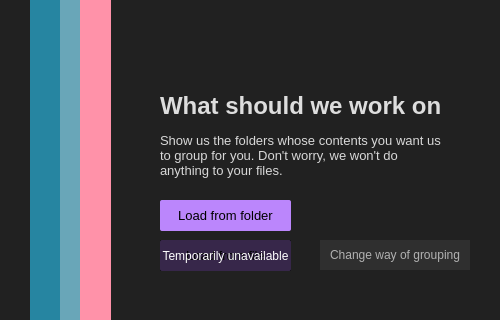
<?xml version="1.0" encoding="UTF-8"?>
<ui version="4.0">
 <class>WelcomeView</class>
 <widget class="QWidget" name="WelcomeView">
  <property name="geometry">
   <rect>
    <x>0</x>
    <y>0</y>
    <width>500</width>
    <height>320</height>
   </rect>
  </property>
  <property name="sizePolicy">
   <sizepolicy hsizetype="Fixed" vsizetype="Fixed">
    <horstretch>0</horstretch>
    <verstretch>0</verstretch>
   </sizepolicy>
  </property>
  <property name="minimumSize">
   <size>
    <width>500</width>
    <height>320</height>
   </size>
  </property>
  <property name="maximumSize">
   <size>
    <width>800</width>
    <height>500</height>
   </size>
  </property>
  <property name="contextMenuPolicy">
   <enum>Qt::DefaultContextMenu</enum>
  </property>
  <property name="windowTitle">
   <string>What should we work on?</string>
  </property>
  <property name="styleSheet">
   <string notr="true">background-color: rgb(33, 33, 33);</string>
  </property>
  <widget class="QWidget" name="centralwidget">
   <property name="geometry">
    <rect>
     <x>0</x>
     <y>0</y>
     <width>500</width>
     <height>320</height>
    </rect>
   </property>
   <property name="minimumSize">
    <size>
     <width>500</width>
     <height>320</height>
    </size>
   </property>
   <layout class="QVBoxLayout" name="verticalLayout">
    <property name="spacing">
     <number>0</number>
    </property>
    <property name="leftMargin">
     <number>0</number>
    </property>
    <property name="topMargin">
     <number>0</number>
    </property>
    <property name="rightMargin">
     <number>0</number>
    </property>
    <property name="bottomMargin">
     <number>0</number>
    </property>
    <item>
     <widget class="QFrame" name="frame">
      <property name="frameShadow">
       <enum>QFrame::Raised</enum>
      </property>
      <property name="lineWidth">
       <number>0</number>
      </property>
      <layout class="QHBoxLayout" name="horizontalLayout">
       <property name="spacing">
        <number>0</number>
       </property>
       <property name="leftMargin">
        <number>0</number>
       </property>
       <property name="topMargin">
        <number>0</number>
       </property>
       <property name="rightMargin">
        <number>0</number>
       </property>
       <property name="bottomMargin">
        <number>0</number>
       </property>
       <item>
        <widget class="QFrame" name="left">
         <property name="maximumSize">
          <size>
           <width>150</width>
           <height>16777215</height>
          </size>
         </property>
         <property name="frameShadow">
          <enum>QFrame::Raised</enum>
         </property>
         <widget class="QFrame" name="darkblue">
          <property name="geometry">
           <rect>
            <x>30</x>
            <y>0</y>
            <width>31</width>
            <height>321</height>
           </rect>
          </property>
          <property name="styleSheet">
           <string notr="true">background-color: rgb(38, 133, 161);</string>
          </property>
          <property name="frameShadow">
           <enum>QFrame::Raised</enum>
          </property>
         </widget>
         <widget class="QFrame" name="lightblue">
          <property name="geometry">
           <rect>
            <x>60</x>
            <y>0</y>
            <width>21</width>
            <height>321</height>
           </rect>
          </property>
          <property name="styleSheet">
           <string notr="true">background-color: rgb(105, 166, 184);</string>
          </property>
          <property name="frameShadow">
           <enum>QFrame::Raised</enum>
          </property>
         </widget>
         <widget class="QFrame" name="pink">
          <property name="geometry">
           <rect>
            <x>80</x>
            <y>0</y>
            <width>31</width>
            <height>321</height>
           </rect>
          </property>
          <property name="styleSheet">
           <string notr="true">background-color: rgb(255, 146, 169);</string>
          </property>
          <property name="frameShadow">
           <enum>QFrame::Raised</enum>
          </property>
         </widget>
         <widget class="QLabel" name="girl_with_cat">
          <property name="geometry">
           <rect>
            <x>40</x>
            <y>50</y>
            <width>110</width>
            <height>320</height>
           </rect>
          </property>
          <property name="styleSheet">
           <string notr="true">QLabel{ background-color: transparent;}</string>
          </property>
          <property name="text">
           <string/>
          </property>
          <property name="pixmap">
           <pixmap resource="../resources/resources.qrc">:/images/images/girl-with-cat.png</pixmap>
          </property>
         </widget>
        </widget>
       </item>
       <item>
        <widget class="QFrame" name="right">
         <property name="frameShadow">
          <enum>QFrame::Raised</enum>
         </property>
         <widget class="QLabel" name="big_label">
          <property name="geometry">
           <rect>
            <x>10</x>
            <y>80</y>
            <width>281</width>
            <height>51</height>
           </rect>
          </property>
          <property name="font">
           <font>
            <pointsize>18</pointsize>
            <bold>true</bold>
           </font>
          </property>
          <property name="styleSheet">
           <string notr="true">color: rgb(221, 221, 221);</string>
          </property>
          <property name="text">
           <string>What should we work on?</string>
          </property>
         </widget>
         <widget class="QLabel" name="description">
          <property name="geometry">
           <rect>
            <x>10</x>
            <y>120</y>
            <width>281</width>
            <height>71</height>
           </rect>
          </property>
          <property name="font">
           <font>
            <family>Segoe UI</family>
            <pointsize>10</pointsize>
            <bold>false</bold>
           </font>
          </property>
          <property name="styleSheet">
           <string notr="true">color: rgb(216, 216, 216);</string>
          </property>
          <property name="text">
           <string>Show us the folders whose contents you want us to group for you. Don't worry, we won't do anything to your files.</string>
          </property>
          <property name="wordWrap">
           <bool>true</bool>
          </property>
         </widget>
         <widget class="QPushButton" name="button_select_folder">
          <property name="geometry">
           <rect>
            <x>10</x>
            <y>200</y>
            <width>131</width>
            <height>31</height>
           </rect>
          </property>
          <property name="font">
           <font>
            <family>Segoe UI</family>
            <pointsize>10</pointsize>
            <bold>false</bold>
           </font>
          </property>
          <property name="cursor">
           <cursorShape>PointingHandCursor</cursorShape>
          </property>
          <property name="styleSheet">
           <string notr="true">QPushButton
{
  padding: 0;
  overflow: hidden;
  border-width: 0;
  outline: none;
  border-radius: 2px;
  box-shadow: 0 1px 4px rgba(0, 0, 0, .6);
  background-color: #bb86fc;
  color: black;
}</string>
          </property>
          <property name="text">
           <string>Load from folder</string>
          </property>
         </widget>
         <widget class="QPushButton" name="button_load_saved_data">
          <property name="geometry">
           <rect>
            <x>10</x>
            <y>240</y>
            <width>131</width>
            <height>31</height>
           </rect>
          </property>
          <property name="font">
           <font>
            <family>Segoe UI</family>
            <pointsize>10</pointsize>
            <bold>false</bold>
           </font>
          </property>
          <property name="cursor">
           <cursorShape>PointingHandCursor</cursorShape>
          </property>
          <property name="styleSheet">
           <string notr="true">QPushButton
{
  padding: 0;
  overflow: hidden;
  border-width: 0;
  outline: none;
  border-radius: 2px;
  box-shadow: 0 1px 4px rgba(0, 0, 0, .6);
  background-color: #bb86fc;
  color: black;
}</string>
          </property>
          <property name="text">
           <string>Load from file</string>
          </property>
         </widget>
         <widget class="QPushButton" name="button_threedots">
          <property name="geometry">
           <rect>
            <x>280</x>
            <y>280</y>
            <width>25</width>
            <height>10</height>
           </rect>
          </property>
          <property name="minimumSize">
           <size>
            <width>25</width>
            <height>10</height>
           </size>
          </property>
          <property name="maximumSize">
           <size>
            <width>25</width>
            <height>10</height>
           </size>
          </property>
          <property name="cursor">
           <cursorShape>PointingHandCursor</cursorShape>
          </property>
          <property name="styleSheet">
           <string notr="true">border: 0px soliid;</string>
          </property>
          <property name="text">
           <string/>
          </property>
          <property name="icon">
           <iconset resource="../resources/resources.qrc">
            <normaloff>:/icons/icons/three-dots.png</normaloff>:/icons/icons/three-dots.png</iconset>
          </property>
          <property name="iconSize">
           <size>
            <width>30</width>
            <height>30</height>
           </size>
          </property>
         </widget>
         <widget class="QPushButton" name="button_select_algorithm">
          <property name="geometry">
           <rect>
            <x>170</x>
            <y>240</y>
            <width>150</width>
            <height>30</height>
           </rect>
          </property>
          <property name="minimumSize">
           <size>
            <width>150</width>
            <height>30</height>
           </size>
          </property>
          <property name="maximumSize">
           <size>
            <width>150</width>
            <height>30</height>
           </size>
          </property>
          <property name="font">
           <font>
            <family>Segoe UI</family>
            <pointsize>9</pointsize>
            <bold>false</bold>
           </font>
          </property>
          <property name="cursor">
           <cursorShape>PointingHandCursor</cursorShape>
          </property>
          <property name="styleSheet">
           <string notr="true">background-color: rgb(47, 47, 47);
border: 0px;
box-shadow: 8px 8px 24px 0px rgba(0, 0, 0, 1);
color: rgb(177, 177, 177);</string>
          </property>
          <property name="text">
           <string>Change way of grouping</string>
          </property>
         </widget>
         <widget class="QLabel" name="unavailable">
          <property name="geometry">
           <rect>
            <x>10</x>
            <y>240</y>
            <width>131</width>
            <height>31</height>
           </rect>
          </property>
          <property name="styleSheet">
           <string notr="true">color: white;
background-color: rgba(0, 0, 0, 180);</string>
          </property>
          <property name="text">
           <string>Temporarily unavailable</string>
          </property>
          <property name="alignment">
           <set>Qt::AlignCenter</set>
          </property>
         </widget>
        </widget>
       </item>
      </layout>
     </widget>
    </item>
   </layout>
  </widget>
 </widget>
 <resources>
  <include location="../resources/resources.qrc"/>
 </resources>
 <connections/>
</ui>
